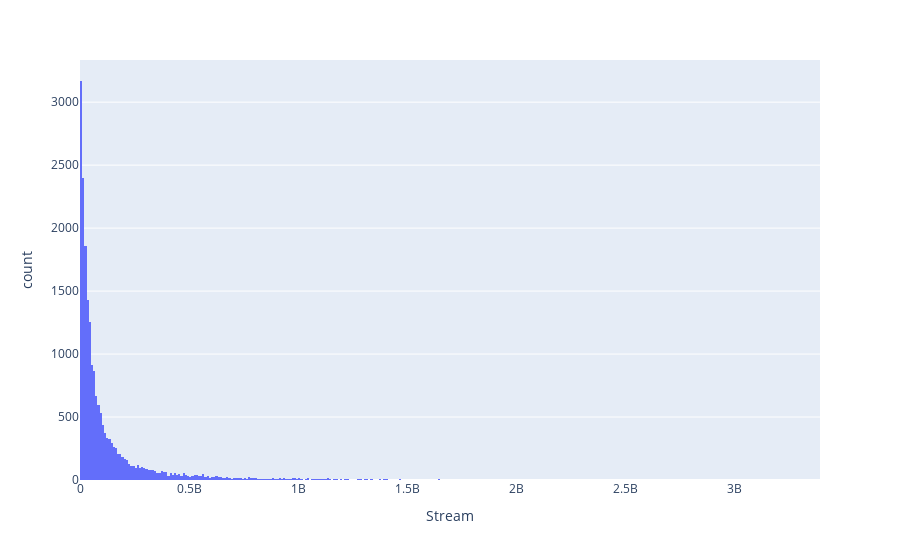
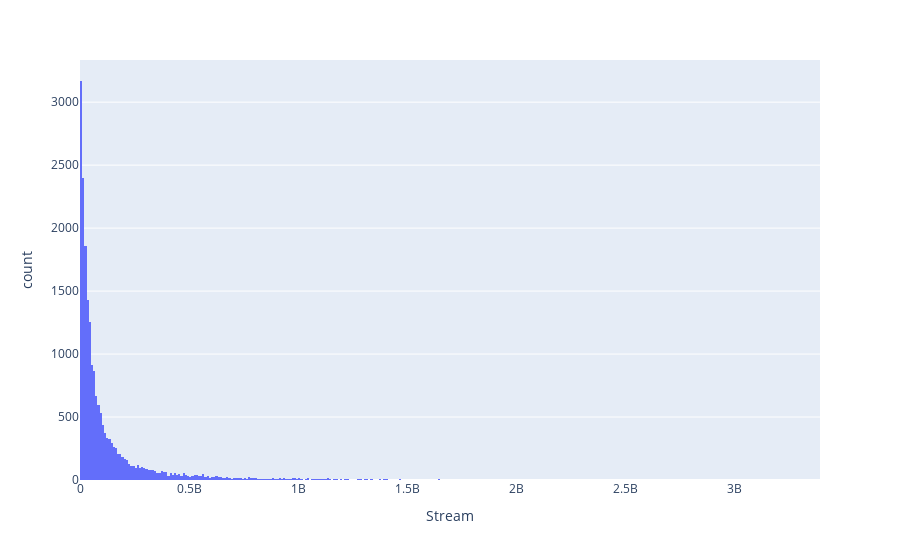

Notebook cell for these charts, in order:
### Code cell
import pandas as pd
import plotly.express as px
# ...existing code...
car_data = pd.read_csv('Spotify Youtube Dataset.csv') # lendo os dados


fig = px.histogram(car_data, x="Stream")  # Histograma de streams no Spotify
fig.show()
fig.show() # exibindo

### Figure 1 — Plotly figure (JSON) as saved in the notebook; plotly's stock layout.template omitted (floating-point values rounded to 4 significant figures; data arrays with more than 128 entries replaced by an {"elided": "..."} marker saying what was removed)
{"data": [{"bingroup": "x", "hovertemplate": "Stream=%{x}<br>count=%{y}<extra></extra>", "legendgroup": "", "marker": {"color": "#636efa", "pattern": {"shape": ""}}, "name": "", "orientation": "v", "showlegend": false, "type": "histogram", "x": {"elided": "20718 float values"}, "xaxis": "x", "yaxis": "y"}], "layout": {"barmode": "relative", "legend": {"tracegroupgap": 0}, "margin": {"t": 60}, "xaxis": {"anchor": "y", "domain": [0, 1], "title": {"text": "Stream"}}, "yaxis": {"anchor": "x", "domain": [0, 1], "title": {"text": "count"}}}}

### Figure 2 — Plotly figure (JSON) as saved in the notebook; plotly's stock layout.template omitted (floating-point values rounded to 4 significant figures; data arrays with more than 128 entries replaced by an {"elided": "..."} marker saying what was removed)
{"data": [{"bingroup": "x", "hovertemplate": "Stream=%{x}<br>count=%{y}<extra></extra>", "legendgroup": "", "marker": {"color": "#636efa", "pattern": {"shape": ""}}, "name": "", "orientation": "v", "showlegend": false, "type": "histogram", "x": {"elided": "20718 float values"}, "xaxis": "x", "yaxis": "y"}], "layout": {"barmode": "relative", "legend": {"tracegroupgap": 0}, "margin": {"t": 60}, "xaxis": {"anchor": "y", "domain": [0, 1], "title": {"text": "Stream"}}, "yaxis": {"anchor": "x", "domain": [0, 1], "title": {"text": "count"}}}}
